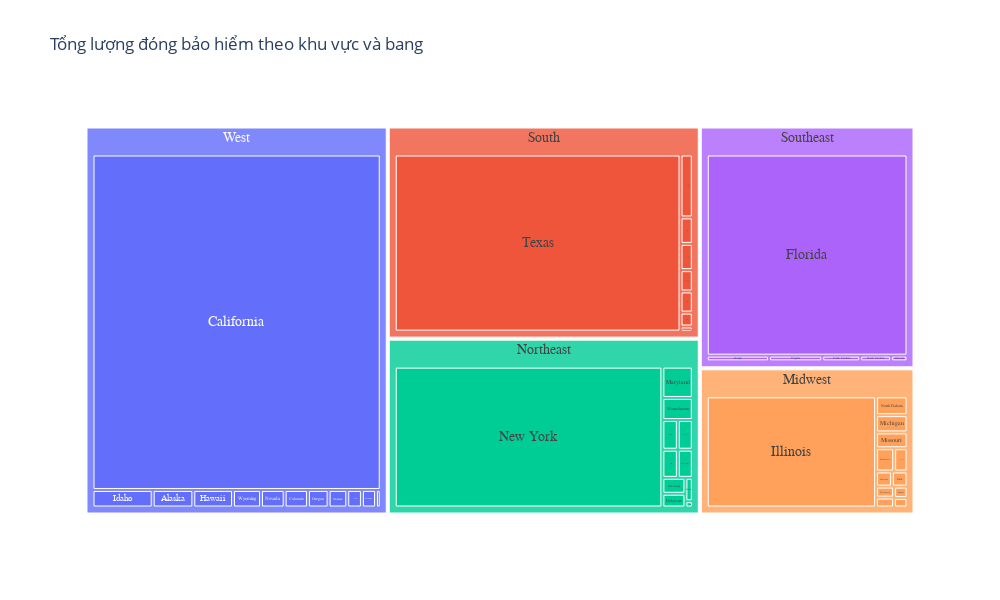

Here is the notebook cell this chart was saved with:
### Code cell
# Tính tổng lượng đóng bảo hiểm theo từng bang và region
df_grouped = df.groupby(['region', 'state'])['charges'].sum().reset_index()

# Vẽ biểu đồ treemap sử dụng plotly
fig = px.treemap(df_grouped, path=['region', 'state'], values='charges',
                 title="Tổng lượng đóng bảo hiểm theo khu vực và bang",
                 width=1000, height=600)

# Điều chỉnh cỡ chữ và vị trí của labels
fig.update_traces(
    textfont=dict(family="Arial", size=14),
    textposition='middle center',
    hovertemplate='<b>%{label}</b><br>Total Charges: $%{value:,.2f}',
    hoverlabel=dict(bgcolor='rgba(255, 255, 255, 0.4)')
)

# Hiển thị biểu đồ
fig.show()

### Figure 1 — Plotly figure (JSON) as saved in the notebook; plotly's stock layout.template omitted (floating-point values rounded to 4 significant figures)
{"data": [{"branchvalues": "total", "domain": {"x": [0, 1], "y": [0, 1]}, "hoverlabel": {"bgcolor": "rgba(255, 255, 255, 0.4)"}, "hovertemplate": "<b>%{label}</b><br>Total Charges: $%{value:,.2f}", "ids": ["Midwest/Illinois", "Midwest/Indiana", "Midwest/Iowa", "Midwest/Kansas", "Midwest/Michigan", "Midwest/Minnesota", "Midwest/Missouri", "Midwest/Nebraska", "Midwest/North Dakota", "Midwest/Ohio", "Midwest/South Dakota", "Midwest/Wisconsin", "Northeast/Connecticut", "Northeast/Delaware", "Northeast/Maine", "Northeast/Maryland", "Northeast/Massachusetts", "Northeast/New Hampshire", "Northeast/New Jersey", "Northeast/New York", "Northeast/Pennsylvania", "Northeast/Rhode Island", "Northeast/Vermont", "South/Arkansas", "South/Kentucky", "South/Louisiana", "South/Mississippi", "South/Oklahoma", "South/Tennessee", "South/Texas", "South/West Virginia", "Southeast/Alabama", "Southeast/Florida", "Southeast/Georgia", "Southeast/North Carolina", "Southeast/South Carolina", "Southeast/Virginia", "West/Alaska", "West/Arizona", "West/California", "West/Colorado", "West/Hawaii", "West/Idaho", "West/Montana", "West/Nevada", "West/New Mexico", "West/Oregon", "West/Washington", "West/Wyoming", "Midwest", "Northeast", "South", "Southeast", "West"], "labels": ["Illinois", "Indiana", "Iowa", "Kansas", "Michigan", "Minnesota", "Missouri", "Nebraska", "North Dakota", "Ohio", "South Dakota", "Wisconsin", "Connecticut", "Delaware", "Maine", "Maryland", "Massachusetts", "New Hampshire", "New Jersey", "New York", "Pennsylvania", "Rhode Island", "Vermont", "Arkansas", "Kentucky", "Louisiana", "Mississippi", "Oklahoma", "Tennessee", "Texas", "West Virginia", "Alabama", "Florida", "Georgia", "North Carolina", "South Carolina", "Virginia", "Alaska", "Arizona", "California", "Colorado", "Hawaii", "Idaho", "Montana", "Nevada", "New Mexico", "Oregon", "Washington", "Wyoming", "Midwest", "Northeast", "South", "Southeast", "West"], "name": "", "parents": ["Midwest", "Midwest", "Midwest", "Midwest", "Midwest", "Midwest", "Midwest", "Midwest", "Midwest", "Midwest", "Midwest", "Midwest", "Northeast", "Northeast", "Northeast", "Northeast", "Northeast", "Northeast", "Northeast", "Northeast", "Northeast", "Northeast", "Northeast", "South", "South", "South", "South", "South", "South", "South", "South", "Southeast", "Southeast", "Southeast", "Southeast", "Southeast", "Southeast", "West", "West", "West", "West", "West", "West", "West", "West", "West", "West", "West", "West", "", "", "", "", ""], "textfont": {"family": "Arial", "size": 14}, "textposition": "middle center", "type": "treemap", "values": [20600000.0, 140300.0, 259000.0, 166600.0, 593500.0, 460400.0, 545300.0, 263000.0, 647900.0, 195900.0, 338800.0, 215900.0, 47380.0, 321900.0, 175200.0, 969000.0, 683000.0, 451900.0, 372800.0, 38360000.0, 442900.0, 466400.0, 427100.0, 753300.0, 166300.0, 253300.0, 61320.0, 255400.0, 317000.0, 49400000.0, 314300.0, 90320.0, 39310000.0, 343400.0, 170300.0, 209300.0, 293400.0, 638800.0, 221600.0, 86750000.0, 366300.0, 624700.0, 947100.0, 293100.0, 372200.0, 231100.0, 325200.0, 74420.0, 440600.0, 24430000.0, 42720000.0, 51530000.0, 40420000.0, 91290000.0]}], "layout": {"height": 600, "legend": {"tracegroupgap": 0}, "title": {"text": "Tổng lượng đóng bảo hiểm theo khu vực và bang"}, "width": 1000}}
